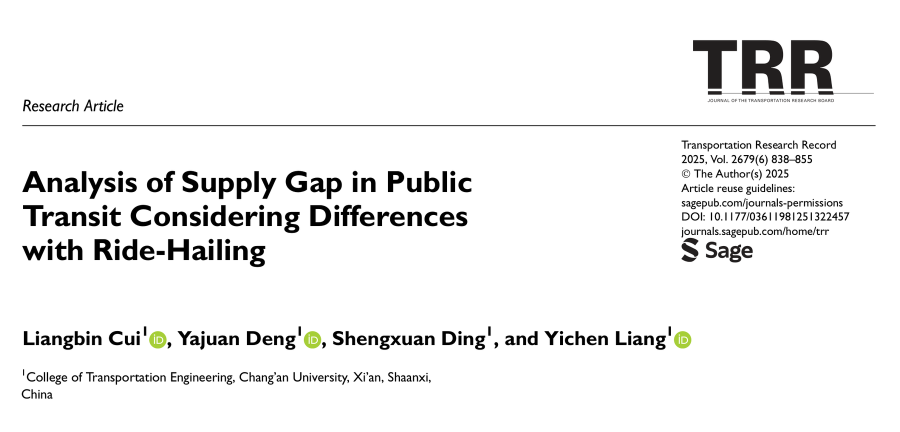
#> input picture assets/papers/01.png, 1800 x 864 px (shown at 1/2 size); its folder holds only this picture in this run
$ python build-paper-previews.py
#> lines starting #> are read from the running program, lines starting #| are printed output that depends on the picture
"""Rebuild the carousel preview sheet from assets/papers/01.png through 13.png.

Run from the site repository with Python and Pillow installed:
    python tools/build-paper-previews.py
"""

from pathlib import Path
from tempfile import NamedTemporaryFile

from PIL import Image


PAPERS = Path(__file__).resolve().parents[1] / "assets" / "papers"
COUNT = 13
COLUMNS = 3
CELL_WIDTH, CELL_HEIGHT = 800, 384


def build_sheet():
    rows = (COUNT + COLUMNS - 1) // COLUMNS
    sheet = Image.new("RGB", (COLUMNS * CELL_WIDTH, rows * CELL_HEIGHT), "white")
#> sheet: PIL image 2400x1920 RGB; every value is 255
    for index in range(COUNT):
        filename = PAPERS / f"{index + 1:02d}.png"
        with Image.open(filename) as image:
#> image is the input picture: PIL image 1800x864 RGB; mean R, G, B 240.4, 240.4, 240.2
            if image.width * CELL_HEIGHT != image.height * CELL_WIDTH:
                raise ValueError(f"{filename.name}: expected a 25:12 aspect ratio")
            if image.mode == "RGBA" or "transparency" in image.info:
                rgba = image.convert("RGBA")
                source = Image.new("RGB", rgba.size, "white")
                source.paste(rgba, mask=rgba.getchannel("A"))
            else:
                source = image.convert("RGB")
            cell = source.resize((CELL_WIDTH, CELL_HEIGHT), Image.Resampling.LANCZOS)
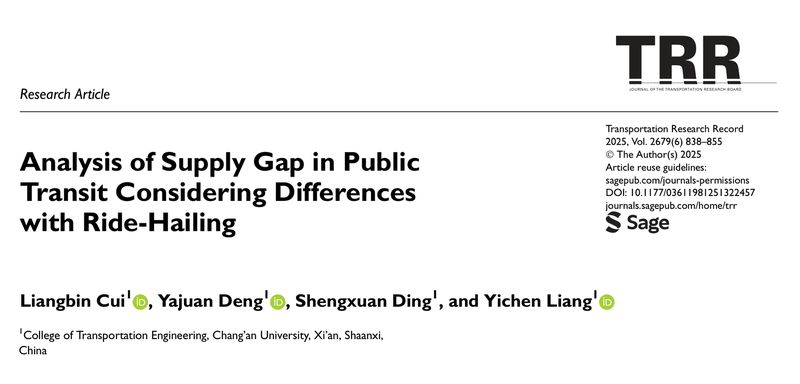
#> cell: PIL image 800x384 RGB; mean R, G, B 240.2, 240.2, 240
        x = (index % COLUMNS) * CELL_WIDTH
        y = (index // COLUMNS) * CELL_HEIGHT
        sheet.paste(cell, (x, y))
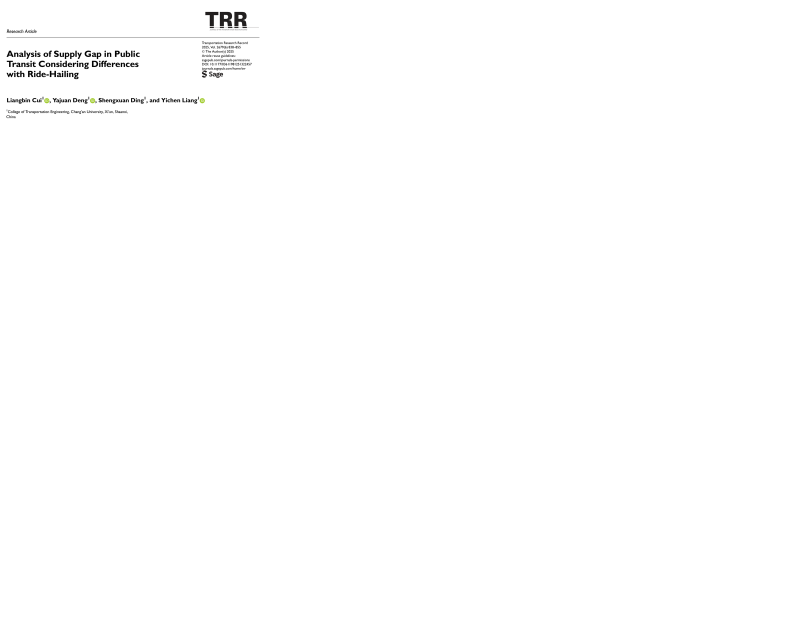
#> sheet: PIL image 2400x1920 RGB (shown at 1/3 size); mean R, G, B 254, 254, 254
    return sheet


def main():
    sheet = build_sheet()
    destination = PAPERS / "carousel-previews.webp"
    with NamedTemporaryFile(dir=PAPERS, suffix=".webp", delete=False) as handle:
        temporary = Path(handle.name)
    try:
        sheet.save(temporary, format="WEBP", quality=76, method=5)
        temporary.replace(destination)
    finally:
        temporary.unlink(missing_ok=True)
    print(f"{destination.name}: {sheet.width} x {sheet.height}, {destination.stat().st_size:,} bytes")


if __name__ == "__main__":
#> (the run stopped early here; a loop or call above may not have finished)
